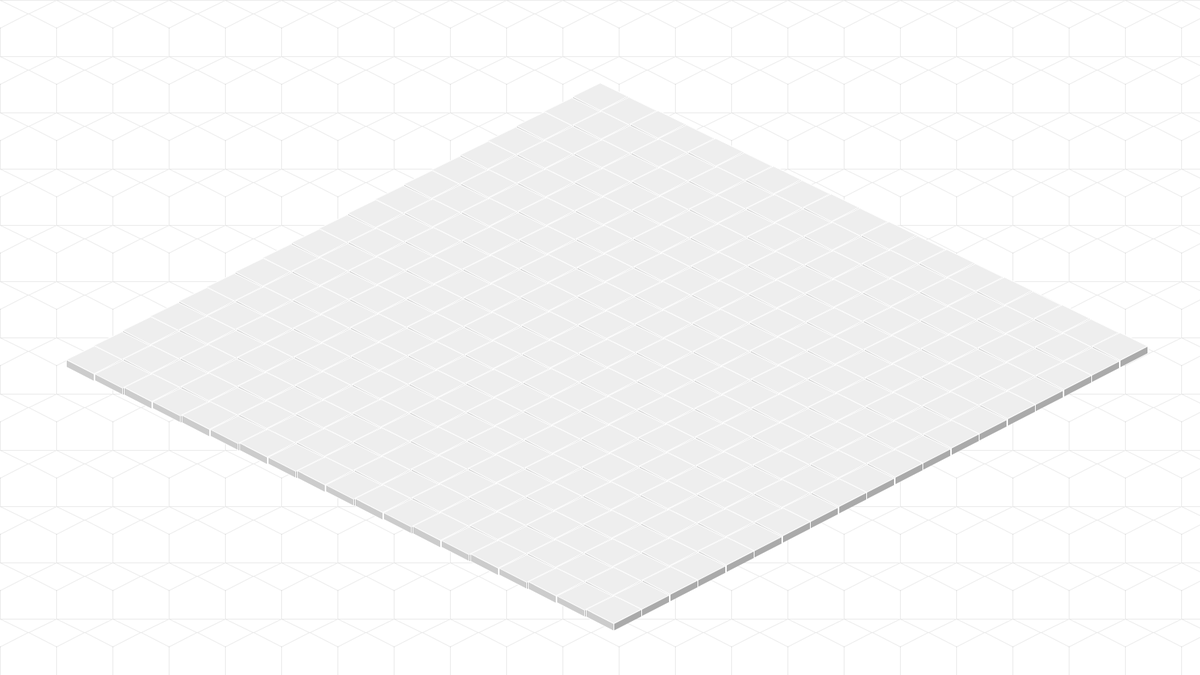
Frame 1 (no input)
Frame 2 (the mouse pressed at the canvas centre, redrawn once): identical to frame 1, image omitted

The Processing sketch that drew this single still picture (run headless with seeded random() and noise(); the mouse was pressed at the canvas centre and the sketch redrawn once):

// Processing sketch: main
// ── main.pde
final int tileWidth = 75;
final int tileHeight = floor(tileWidth/2);
ArrayList<Tile> tiles;
int nTiles;

void setup() {
  size(1600, 900);
  nTiles = floor((height*0.8)/tileHeight);
  tiles = new ArrayList<Tile>();
  float p = (TWO_PI*4)/nTiles;
  float a = PI;

  for (int x = 0; x < nTiles; x++) {
    for (int y = 0; y < nTiles; y++) {
      float z = 0.25; //ceil(abs(cos(a) * random(2, 4) - sin(a) * random(1, 3))%3) ;
      Tile tile = new Tile(x, y, z);
      tiles.add(tile);
      a += p;
    }
  }
}

void draw() {
  background(255);

  grid();

  translate(width/2, floor((height-(height*0.8)))/1.5);

  for (Tile tile : tiles) {
    tile.render();
  }

  noLoop();
}

void grid() {
  stroke(0, 20);
  int hTiles = width/tileWidth;
  int vTiles = height/tileWidth;

  for (int x = 0; x <= hTiles; x++) {
    for (int y = 0; y <= vTiles; y++) {
      float px = x * tileWidth; 
      float py = y * tileWidth;
      
      rect(px, py, tileWidth, tileWidth);
      
      beginShape();
      vertex(px-tileWidth/2, py + tileHeight/2);
      vertex(px, py);
      vertex(px + tileWidth/2, py + tileHeight/2);   
      vertex(px, py + tileHeight);
      endShape(CLOSE);
    }
  }
}

// ── Tile.pde
class Tile {
  float x, y, z;
  PShape tile;
  PShape top, left, right;

  Tile(int x, int y) {
    this.x = x;
    this.y = y;

    this.top = createShape();
    this.top.beginShape();
//    this.top.noStroke();
//    this.top.fill(random(100, 200), 0, random(100, 200));

    // Draw top
    this.top.vertex(-tileWidth/2, tileHeight/2);
    this.top.vertex(0, 0);
    this.top.vertex(tileWidth/2, tileHeight/2);   
    this.top.vertex(0, tileHeight);

    this.top.endShape(CLOSE);

    this.left = null;
    this.right = null;
  }

  Tile(float x, float y, float z) {
    this.x = x;
    this.y = y;
    this.z = z;

    this.top = createShape();
    this.top.beginShape();
    this.top.stroke(255);
    this.top.fill(#EEEEEE);

    // Draw top
    this.top.vertex(-tileWidth/2, tileHeight/2 - this.z * tileHeight);
    this.top.vertex(0, -this.z * tileHeight);
    this.top.vertex(tileWidth/2, tileHeight/2 - this.z * tileHeight);   
    this.top.vertex(0, tileHeight - this.z * tileHeight);

    this.top.endShape();

    // Draw Left
    this.left = createShape();
    this.left.beginShape();
    this.left.stroke(255);
    this.left.fill(#CCCCCC);

    this.left.vertex(0, tileHeight);
    this.left.vertex(-tileWidth/2, tileHeight/2);
    this.left.vertex(-tileWidth/2, tileHeight/2 - this.z * tileHeight);
    this.left.vertex(0, tileHeight - this.z * tileHeight);

    this.left.endShape();

    // Draw Right
    this.right = createShape();
    this.right.beginShape();
    this.right.stroke(255);
    this.right.fill(#AAAAAA);

    this.right.vertex(0, tileHeight);
    this.right.vertex(0, tileHeight - this.z * tileHeight);
    this.right.vertex(tileWidth/2, tileHeight/2 - this.z * tileHeight);   
    this.right.vertex(tileWidth/2, tileHeight/2);   

    this.right.endShape();
  }

  void render() {
    pushMatrix();
    translate((this.x - this.y) * tileWidth/2, (this.x + this.y) * tileHeight/2);
    shape(this.top, this.x, this.y);
    shape(this.left, this.x, this.y);
    shape(this.right, this.x, this.y);
    
    popMatrix();
  }
}
